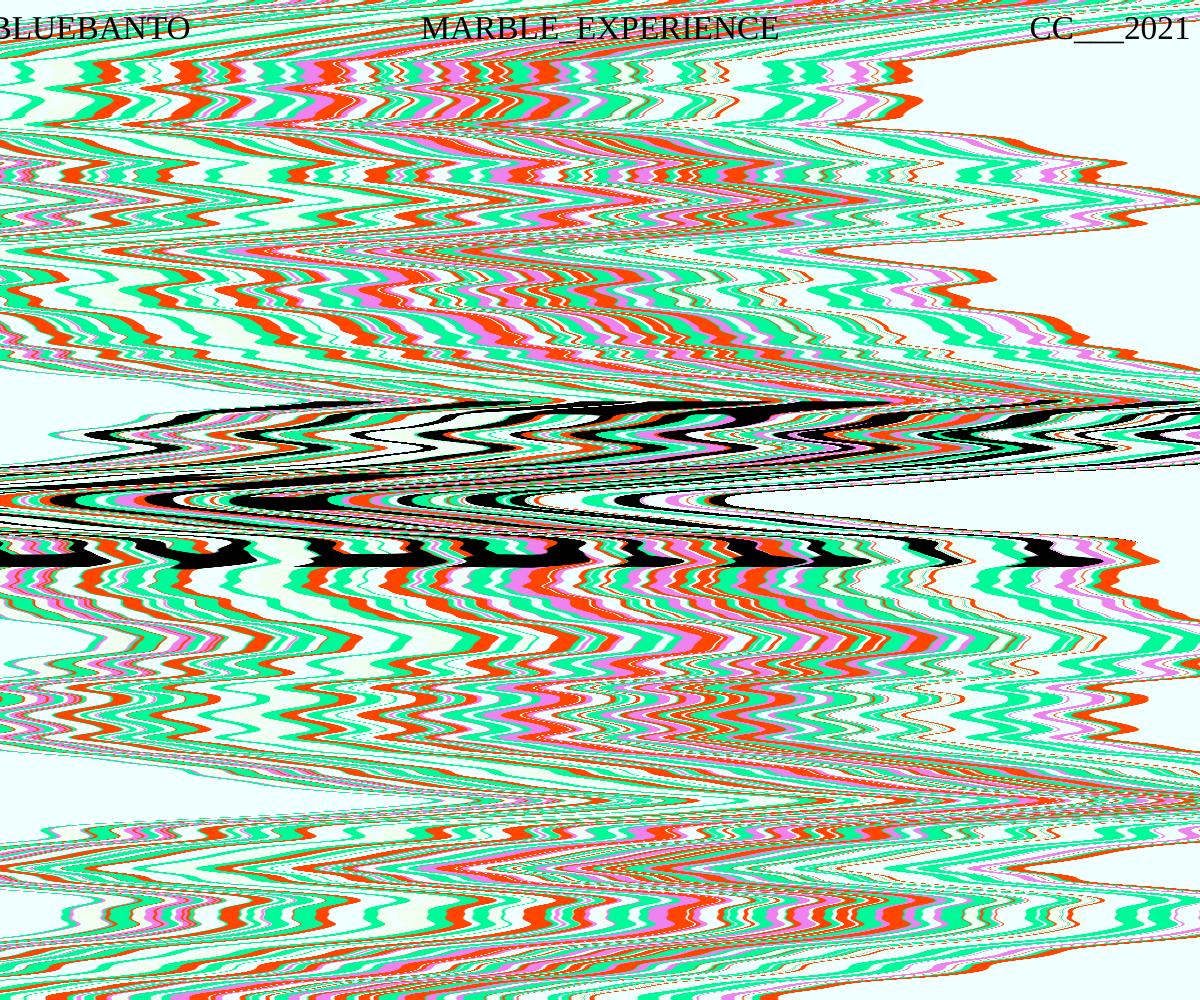
Frame 1 (no input)
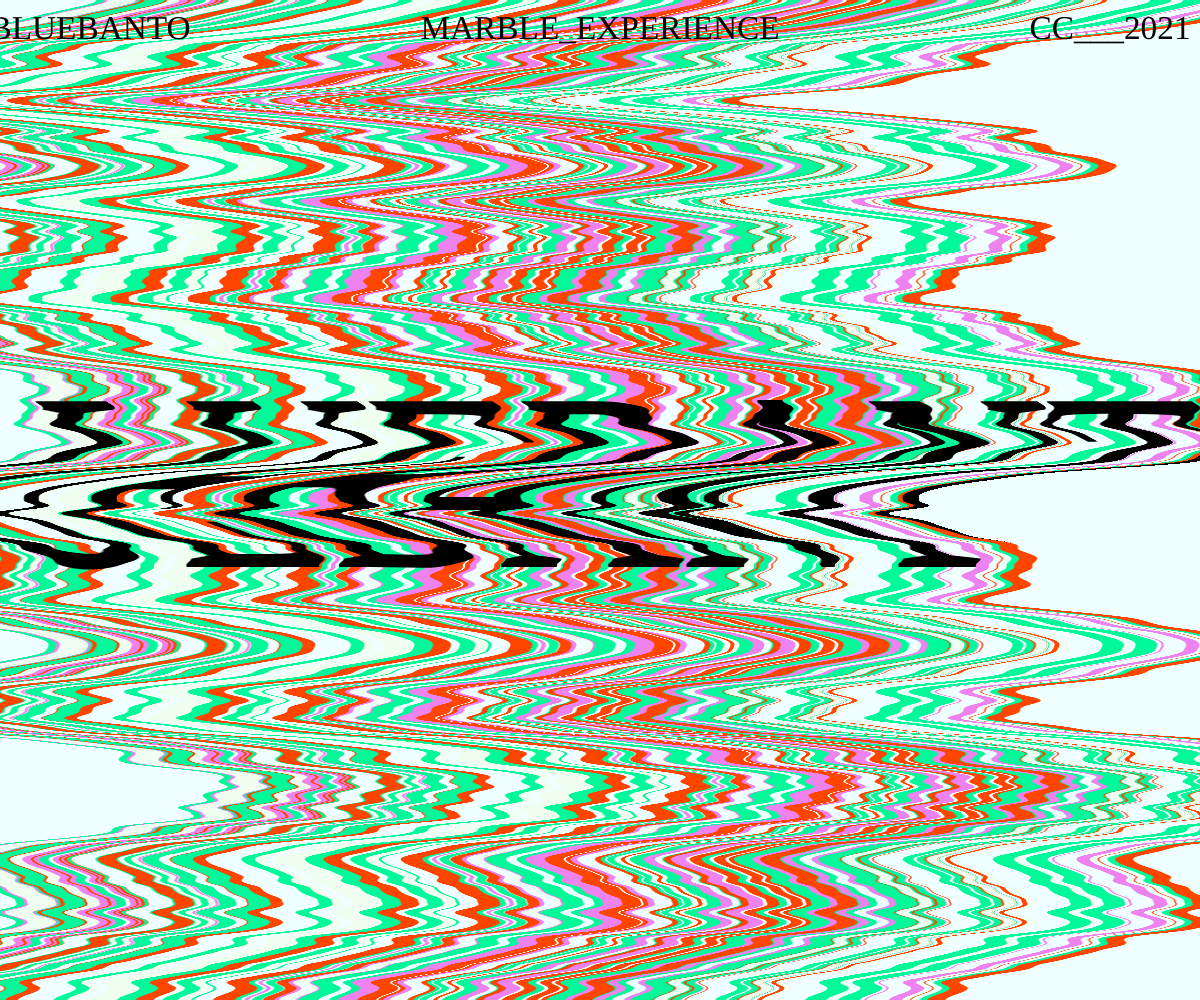
Frame 60 (no input)
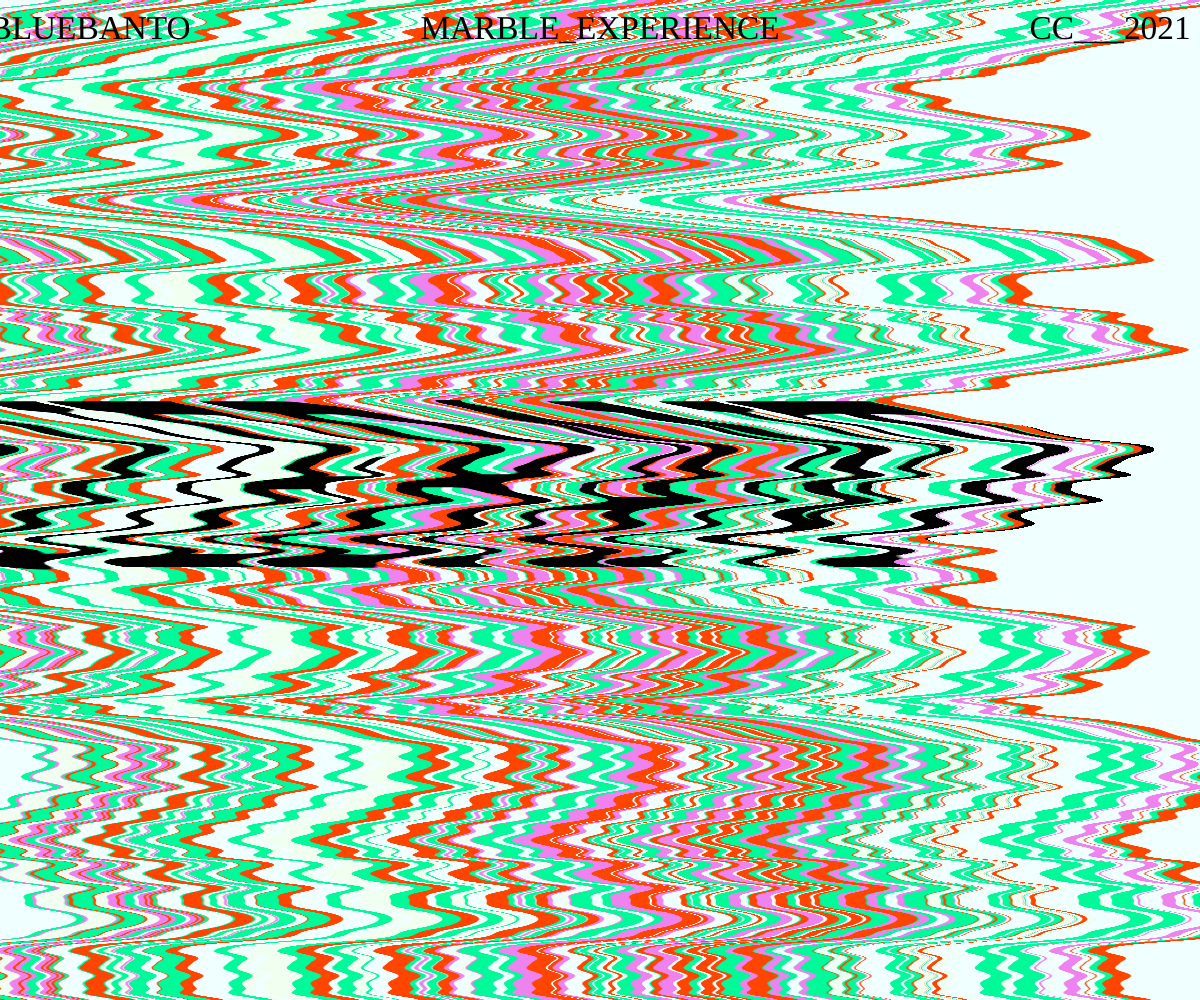
Frame 120 (the mouse pressed at the canvas centre since frame 60)

The p5.js sketch that drew these frames (run headless with seeded random() and noise() and a simulated clock; from frame 60 on, the mouse is pressed at the canvas centre):

// p5.js sketch
// ── sketch.js
/* BLUEBANTO
Antonio Federico Brunetti
2nd Assignment_MarbleExperience*/

let c;
let q = [];
let tz = 0.0;
let d;
let rs = 50;
let palette = ["OrangeRed", "MediumSpringGreen", "Azure", "Violet", "HoneyDew"];
let bgColor;

function setup() {
  createCanvas(windowWidth, windowHeight);
  angleMode(DEGREES);
  textAlign(CENTER, CENTER);
  strokeJoin(ROUND);

  bgColor = palette[2];

  for (let i = 0; i < width * 0.3; i++) {
    stroke(random(palette));
    strokeWeight(random(1, width * 0.02));
    let x = random(-width * 0.2, width * 1.0);
    line(x, 0, x, height);
  }

  textSize(height * 0.25);
  fill(0);
  stroke(0);
  strokeWeight(2);
  textFont("Trebuchet MS");
  text("BLUEBANTO", width / 2, height / 2);

  c = get();

  for (let j = 0; j < height; j += 1) {
    q.push(c.get(0, j, width, 1));
  }
}

function draw() {
  background(bgColor);

  let ty = 0;

  for (let k = 0; k < q.length; k += 1) {
    d = map(noise(k * 0.01, ty, tz), 0, 1, -width / 2, width / 2);

    image(q[k], d, k);

    ty += 0.01;
  }

  tz += 0.005;

  textSize(height / 30);
  fill(0);
  noStroke();
  textFont("Trebuchet MS");
  text("BLUEBANTO", 90, 30);

  textSize(height / 30);
  fill(0);
  noStroke();
  textFont("Trebuchet MS");
  text("MARBLE_EXPERIENCE", width / 2, 30);

  textSize(height / 30);
  fill(0);
  noStroke();
  textFont("Trebuchet MS");
  text("CC___2021", width - 90, 30);
}
